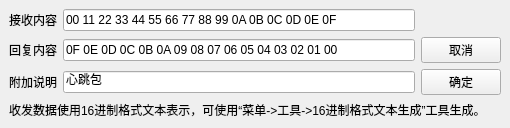
<?xml version="1.0" encoding="UTF-8"?>
<ui version="4.0">
 <class>AutoResponseItem</class>
 <widget class="QWidget" name="AutoResponseItem">
  <property name="geometry">
   <rect>
    <x>0</x>
    <y>0</y>
    <width>510</width>
    <height>114</height>
   </rect>
  </property>
  <property name="windowTitle">
   <string>添加自动回复设置</string>
  </property>
  <layout class="QGridLayout" name="gridLayout">
   <property name="leftMargin">
    <number>9</number>
   </property>
   <property name="topMargin">
    <number>9</number>
   </property>
   <property name="rightMargin">
    <number>9</number>
   </property>
   <property name="bottomMargin">
    <number>9</number>
   </property>
   <item row="3" column="0" colspan="3">
    <widget class="QLabel" name="labelInfo">
     <property name="text">
      <string>收发数据使用16进制格式文本表示，可使用“菜单-&gt;工具-&gt;16进制格式文本生成”工具生成。</string>
     </property>
    </widget>
   </item>
   <item row="0" column="1">
    <widget class="QLineEdit" name="lineEditReceiveData">
     <property name="text">
      <string>00 11 22 33 44 55 66 77 88 99 0A 0B 0C 0D 0E 0F</string>
     </property>
    </widget>
   </item>
   <item row="1" column="1">
    <widget class="QLineEdit" name="lineEditSendData">
     <property name="text">
      <string>0F 0E 0D 0C 0B 0A 09 08 07 06 05 04 03 02 01 00</string>
     </property>
    </widget>
   </item>
   <item row="0" column="0">
    <widget class="QLabel" name="label">
     <property name="text">
      <string>接收内容</string>
     </property>
    </widget>
   </item>
   <item row="1" column="0">
    <widget class="QLabel" name="label_2">
     <property name="text">
      <string>回复内容</string>
     </property>
    </widget>
   </item>
   <item row="2" column="0">
    <widget class="QLabel" name="label_3">
     <property name="text">
      <string>附加说明</string>
     </property>
    </widget>
   </item>
   <item row="2" column="1">
    <widget class="QLineEdit" name="lineEditDescription">
     <property name="text">
      <string>心跳包</string>
     </property>
    </widget>
   </item>
   <item row="2" column="2">
    <widget class="QPushButton" name="pushButtonApply">
     <property name="text">
      <string>确定</string>
     </property>
    </widget>
   </item>
   <item row="1" column="2">
    <widget class="QPushButton" name="pushButtonCancle">
     <property name="text">
      <string>取消</string>
     </property>
    </widget>
   </item>
  </layout>
 </widget>
 <resources/>
 <connections/>
</ui>
